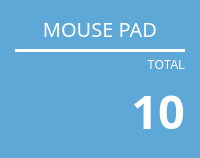
                   <widget class="QFrame" name="frame_16">
                    <property name="sizePolicy">
                     <sizepolicy hsizetype="Minimum" vsizetype="Ignored">
                      <horstretch>20</horstretch>
                      <verstretch>20</verstretch>
                     </sizepolicy>
                    </property>
                    <property name="minimumSize">
                     <size>
                      <width>178</width>
                      <height>139</height>
                     </size>
                    </property>
                    <property name="styleSheet">
                     <string notr="true">background-color: rgb(93, 168, 214);
border-radius: 10px;</string>
                    </property>
                    <property name="frameShape">
                     <enum>QFrame::StyledPanel</enum>
                    </property>
                    <property name="frameShadow">
                     <enum>QFrame::Raised</enum>
                    </property>
                    <layout class="QVBoxLayout" name="verticalLayout_13">
                     <property name="leftMargin">
                      <number>15</number>
                     </property>
                     <property name="topMargin">
                      <number>15</number>
                     </property>
                     <property name="rightMargin">
                      <number>15</number>
                     </property>
                     <property name="bottomMargin">
                      <number>15</number>
                     </property>
                     <item>
                      <widget class="QLabel" name="label_25">
                       <property name="font">
                        <font>
                         <family>Asap</family>
                         <pointsize>15</pointsize>
                         <weight>50</weight>
                         <italic>false</italic>
                         <bold>false</bold>
                        </font>
                       </property>
                       <property name="styleSheet">
                        <string notr="true">color: rgb(255, 255, 255);</string>
                       </property>
                       <property name="text">
                        <string>MOUSE PAD</string>
                       </property>
                       <property name="alignment">
                        <set>Qt::AlignCenter</set>
                       </property>
                      </widget>
                     </item>
                     <item>
                      <widget class="Line" name="line_9">
                       <property name="enabled">
                        <bool>true</bool>
                       </property>
                       <property name="styleSheet">
                        <string notr="true">background-color: rgb(255, 255, 255);</string>
                       </property>
                       <property name="orientation">
                        <enum>Qt::Horizontal</enum>
                       </property>
                      </widget>
                     </item>
                     <item>
                      <widget class="QLabel" name="label_26">
                       <property name="styleSheet">
                        <string notr="true">color: rgb(255, 255, 255);</string>
                       </property>
                       <property name="text">
                        <string>TOTAL</string>
                       </property>
                       <property name="alignment">
                        <set>Qt::AlignBottom|Qt::AlignRight|Qt::AlignTrailing</set>
                       </property>
                      </widget>
                     </item>
                     <item>
                      <layout class="QHBoxLayout" name="horizontalLayout_17">
                       <item>
                        <widget class="QPushButton" name="ButtonMousePad">
                         <property name="sizePolicy">
                          <sizepolicy hsizetype="Minimum" vsizetype="Minimum">
                           <horstretch>2</horstretch>
                           <verstretch>2</verstretch>
                          </sizepolicy>
                         </property>
                         <property name="cursor">
                          <cursorShape>PointingHandCursor</cursorShape>
                         </property>
                         <property name="styleSheet">
                          <string notr="true">background-image: url(:/barr/Grupo 202.png);
background-position:center;
background-repeat: no-repeat;
</string>
                         </property>
                        </widget>
                       </item>
                       <item>
                        <widget class="QLabel" name="labelMousepad">
                         <property name="sizePolicy">
                          <sizepolicy hsizetype="Minimum" vsizetype="Minimum">
                           <horstretch>3</horstretch>
                           <verstretch>0</verstretch>
                          </sizepolicy>
                         </property>
                         <property name="font">
                          <font>
                           <family>Segoe UI Semibold</family>
                           <pointsize>35</pointsize>
                           <weight>75</weight>
                           <bold>true</bold>
                          </font>
                         </property>
                         <property name="styleSheet">
                          <string notr="true">color: rgb(255, 255, 255);</string>
                         </property>
                         <property name="frameShadow">
                          <enum>QFrame::Plain</enum>
                         </property>
                         <property name="text">
                          <string>10</string>
                         </property>
                         <property name="textFormat">
                          <enum>Qt::AutoText</enum>
                         </property>
                         <property name="alignment">
                          <set>Qt::AlignRight|Qt::AlignTrailing|Qt::AlignVCenter</set>
                         </property>
                         <property name="margin">
                          <number>0</number>
                         </property>
                        </widget>
                       </item>
                      </layout>
                     </item>
                    </layout>
                   </widget>
